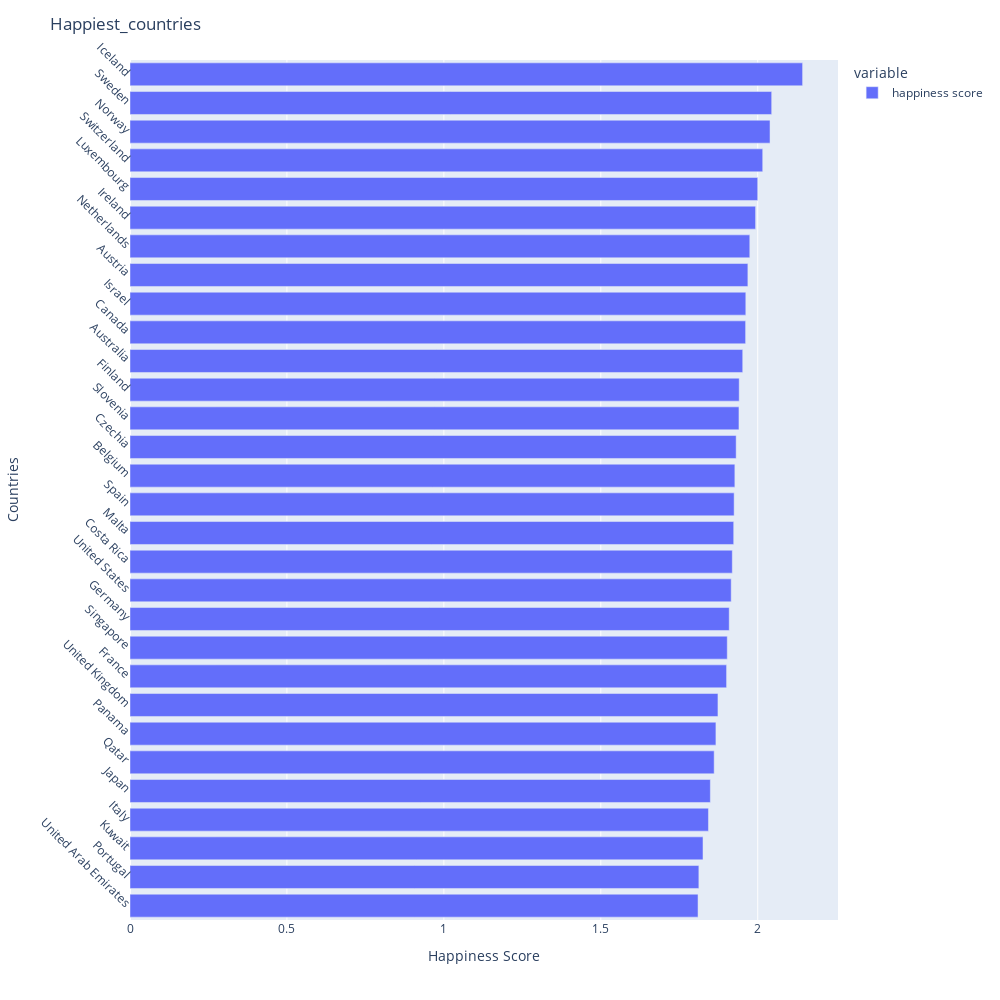

The code cell stored with this chart in its notebook:
### Markdown cell above
## Plotting the happiest 30 countries

### Code cell
def Bar_Plot(df):
    Top_happiest_countries = df.nlargest(30)
    Top_happiest_countries.sort_values(inplace=True)
    fig = px.bar(Top_happiest_countries, orientation = 'h')
    fig.update_layout(width = 1000, height = 1000, xaxis_title = 'Happiness Score', 
                  yaxis_title = 'Countries', yaxis_tickangle = 45, title = 'Happiest_countries')
    fig.show()

Bar_Plot(Happiest_countries)

### Figure 1 — Plotly figure (JSON) as saved in the notebook; plotly's stock layout.template omitted (floating-point values rounded to 4 significant figures)
{"data": [{"hovertemplate": "variable=happiness score<br>value=%{x}<br>Country name=%{y}<extra></extra>", "legendgroup": "happiness score", "marker": {"color": "#636efa", "pattern": {"shape": ""}}, "name": "happiness score", "orientation": "h", "showlegend": true, "textposition": "auto", "type": "bar", "x": [1.81, 1.812, 1.826, 1.843, 1.849, 1.861, 1.867, 1.873, 1.901, 1.903, 1.909, 1.915, 1.919, 1.923, 1.925, 1.927, 1.931, 1.94, 1.941, 1.952, 1.961, 1.962, 1.969, 1.975, 1.993, 2.0, 2.016, 2.039, 2.044, 2.143], "xaxis": "x", "y": ["United Arab Emirates", "Portugal", "Kuwait", "Italy", "Japan", "Qatar", "Panama", "United Kingdom", "France", "Singapore", "Germany", "United States", "Costa Rica", "Malta", "Spain", "Belgium", "Czechia", "Slovenia", "Finland", "Australia", "Canada", "Israel", "Austria", "Netherlands", "Ireland", "Luxembourg", "Switzerland", "Norway", "Sweden", "Iceland"], "yaxis": "y"}], "layout": {"barmode": "relative", "height": 1000, "legend": {"title": {"text": "variable"}, "tracegroupgap": 0}, "margin": {"t": 60}, "title": {"text": "Happiest_countries"}, "width": 1000, "xaxis": {"anchor": "y", "domain": [0, 1], "title": {"text": "Happiness Score"}}, "yaxis": {"anchor": "x", "domain": [0, 1], "tickangle": 45, "title": {"text": "Countries"}}}}
